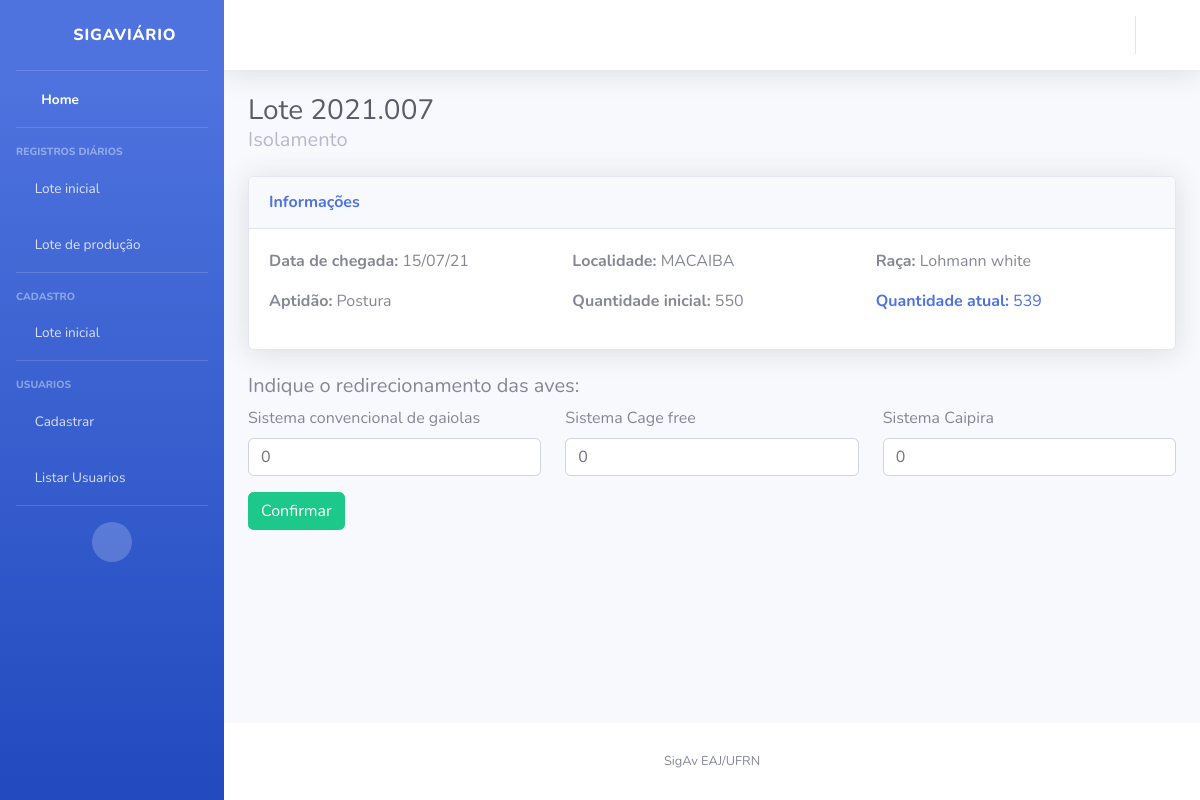
The app's page /producao/cadastrar/, older data.
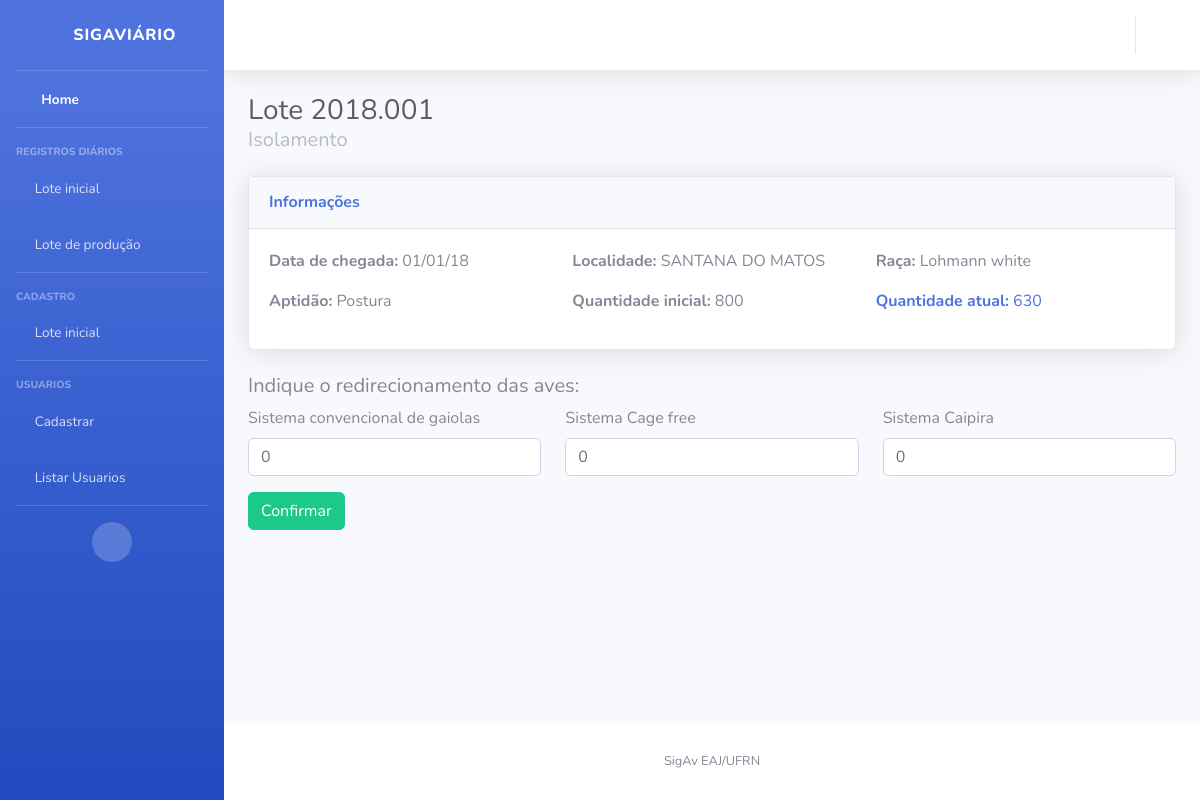
The same page, newer data.
### lote/models.py (models this page shows)
class Lote(models.Model):
    codigo = models.CharField(max_length=50, unique=True)
    aptidao = models.CharField(max_length=1, choices=APTIDAO, default='B')
    data_chegada = models.DateField(default=date.today)
    localidade = models.CharField(max_length=200)
    quantidade_aves_chegada = models.PositiveIntegerField()
    quantidade_aves_final = models.PositiveIntegerField(null=True, blank=True)
    raca = models.CharField(max_length=1, choices=RACA)
    status = models.CharField(max_length=1, choices=STATUS, default='A')
    def __str__(self):
        return self.codigo
    class Meta:
        ordering = ('status','data_chegada',)

### producao/views.py (the view)
# urls.py: path('cadastrar/', views.cadastrar, name='cadastrar'),
def cadastrar(request):
    lote_atual = buscar_lote_atual()
    if (request.method == "POST"):
        form = ProducaoForm(request.POST)
        if form.is_valid():
            gaiola = form.cleaned_data['gaiola']
            free_range = form.cleaned_data['free_range']
            caipira = form.cleaned_data['caipira']
            if gaiola > 0:
                fase_postura_gaiola = Fase_postura(
                    lote=lote_atual,
                    tipo_sistema = 'B',
                    data_chegada = date.today(),
                    quantidade_aves_chegada = gaiola,
                    quantidade_aves_final = gaiola
                )
                fase_postura_gaiola.save()
            if free_range > 0:
                fase_postura_free_range = Fase_postura(
                    lote=lote_atual,
                    tipo_sistema = 'A',
                    data_chegada = date.today(),
                    quantidade_aves_chegada = free_range,
                    quantidade_aves_final = free_range
                )
                fase_postura_free_range.save()
            if caipira > 0:
                fase_postura_caipira = Fase_postura(
                    lote=lote_atual,
                    tipo_sistema = 'C',
                    data_chegada = date.today(),
                    quantidade_aves_chegada = caipira,
                    quantidade_aves_final = caipira
                )
                fase_postura_caipira.save()
            lote_atual.status = "C"
            lote_atual.save()
            return redirect("producao:listar")
    else:
        form = ProducaoForm()
    informacoes = {
        'lote': lote_atual,
        'form': form
    }
    return render(request, "producao/cadastrar.html", informacoes)

### producao/forms.py (shortened to what this page needs)
class ProducaoForm(forms.Form):
    gaiola = forms.IntegerField(label='Sistema convencional de gaiolas', initial=0)
    free_range = forms.IntegerField(label='Sistema Cage free', initial=0)
    caipira = forms.IntegerField(label='Sistema Caipira', initial=0)

### producao/views.py (called while the page is built)
def buscar_lote_atual():
    if (len(Lote.objects.filter(Q(status="A") | Q(status="B"))) > 0):
        return Lote.objects.filter(Q(status="A") | Q(status="B"))[0]
    else:
        return None

### templates/producao/cadastrar.html (shortened to what this page needs)
{% extends "base.html" %}
{% load bootstrap4 %}
{% block titulo %}
  Lote {{lote}}
  <p class="m-0 h5 font-weight-regular text-gray-500">{{lote.get_status_display}}</p>
{% endblock %}
{% block conteudo %}
<div class="row">
    <div class="col">
      <div class="card shadow mb-4">
          <div class="card-header py-3">
              <h6 class="m-0 font-weight-bold text-primary">Informações</h6>
          </div>
          <div class="card-body">
            <div class="row">
              <div class="col-lg-4">
                <p><strong>Data de chegada:</strong> {{lote.data_chegada|date:"d/m/y"}}</p>
                <p><strong>Aptidão:</strong> {{lote.get_aptidao_display}}</p>
              </div>
              <div class="col-lg-4">
                <p><strong>Localidade:</strong> {{lote.localidade}}</p>
                <p><strong>Quantidade inicial:</strong> {{lote.quantidade_aves_chegada}}</p>
              </div>
              <div class="col-lg-4">
                <p><strong>Raça:</strong> {{lote.get_raca_display}}</p>
                <p style="color: #4e73df"><strong>Quantidade atual:</strong> {{lote.quantidade_aves_final}}</p>
              </div>
            </div>
          </div>
      </div>
    </div>
  </div>
  <h5>Indique o redirecionamento das aves:</h5>
  <form method="POST">
      <div class="row">
        <div class="col-lg-4">
          {% bootstrap_field form.gaiola %}
        </div>
        <div class="col-lg-4">
          {% bootstrap_field form.free_range %}
        </div>
        <div class="col-lg-4">
          {% bootstrap_field form.caipira %}
        </div>
      </div>
      <input type="submit" class="btn btn-success" value="Confirmar">
  </form>
{% endblock %}

Row changes from the older to the newer data that the page shows:
removed Lote: codigo "2021.007", status "Isolamento", data_chegada "15/07/21", aptidao "Postura", localidade "MACAIBA", quantidade_aves_chegada "550", raca "Lohmann white", quantidade_aves_final "539"
added Lote: codigo "2018.001", status "Isolamento", data_chegada "01/01/18", aptidao "Postura", localidade "SANTANA DO MATOS", quantidade_aves_chegada "800", raca "Lohmann white", quantidade_aves_final "630"
